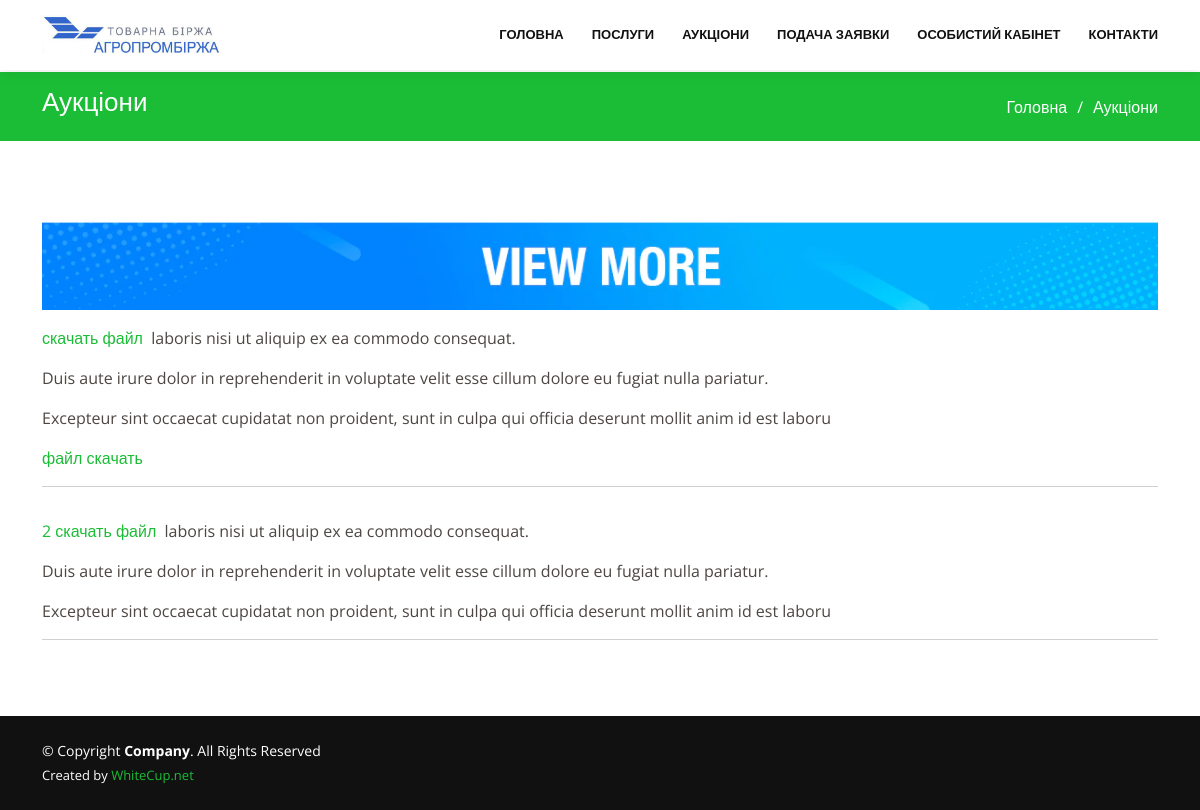
Page /auctions/ on the committed database.
### website/models.py (models this page shows, shortened)
class Auctions(models.Model):
    pagetitle = models.CharField("Заголовок", max_length=150, blank=True, null=True)
    content = models.TextField("Аукционы", blank=True, null=True )
    class Meta:
        verbose_name = "Описание"
        verbose_name_plural = "Аукционы"

### website/views.py (the view)
# urls.py: path('auctions/', views.AuctionsPage.as_view(), name='auctions'),
class AuctionsPage(View):
    def get(self, request):
        auctions = Auctions.objects.all()
        return render(request, "site/auctions.html", {"auctions_list": auctions})

### templates/site/auctions.html
<!DOCTYPE html>
<html lang="en">
{% load static %}
{% include 'site/include/head.html' %}
<body>
{% include 'site/include/header.html' %}
  <main id="main">
    <section id="breadcrumbs" class="breadcrumbs">
      <div class="container">
        <div class="d-flex justify-content-between align-items-center">
          <h2>Аукціони</h2>
            <ol>
            <li><a href="{% url 'index' %}">Головна</a></li>
            <li>Аукціони</li>
          </ol>
        </div>
      </div>
    </section>
    <section id="about-us" class="about-us">
      <div class="container" data-aos="fade-up">
        <div class="row content">
        {% for auctions in auctions_list %}
            <div class="col-12">
            <p>{{ auctions.content|safe}}</p>
            <hr>
            </div>
        {% endfor %}
        </div>
      </div>
    </section>
  </main>
{% include 'site/include/footer.html' %}
</body>
</html>

### static/assets/css/style.css (style rules this page uses)
body { font-family: "Open Sans", sans-serif; color: #4d4643; }
a { color: #1bbd36; text-decoration: none; }
h1, h2, h3, h4, h5, h6 { font-family: "Roboto", sans-serif; }
@media (prefers-reduced-motion: no-preference) { :root { scroll-behavior: auto; } }
section { padding: 60px 0; overflow: hidden; }
.breadcrumbs { padding: 15px 0; background: #1bbd36; min-height: 40px; margin-top: 72px; }
.breadcrumbs h2 { font-size: 26px; font-weight: 300; color: #fff; }
.breadcrumbs ol { display: flex; flex-wrap: wrap; list-style: none; padding: 0; margin: 0; color: #fff; }
.breadcrumbs ol a { color: #fff; }
.breadcrumbs ol li + li { padding-left: 10px; }
.breadcrumbs ol li + li::before { display: inline-block; padding-right: 10px; color: #fff; content: "/"; }

### rows in the picture
Auctions: content (picture), content "скачать файл laboris nisi ut aliquip ex ea commodo consequat. Duis aute irure dolor in reprehenderit in voluptate velit esse cillum dolore eu fugiat nulla pariatur. Excepteur sint occaecat cupidatat non proident, sunt in culpa qui officia deserunt mollit anim id est laboru файл скачать"
Auctions: content "2 скачать файл laboris nisi ut aliquip ex ea commodo consequat. Duis aute irure dolor in reprehenderit in voluptate velit esse cillum dolore eu fugiat nulla pariatur. Excepteur sint occaecat cupidatat non proident, sunt in culpa qui officia deserunt mollit anim id est laboru"
